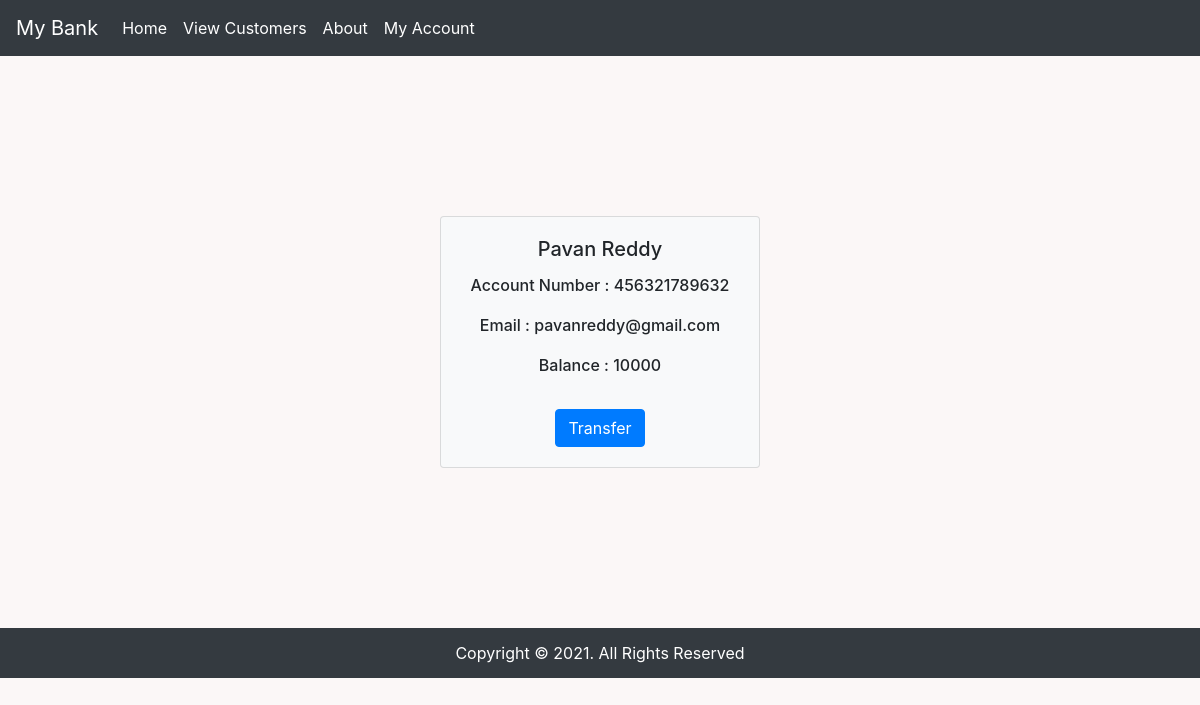
Screenshot of /Customers/1/showcustomer/ with the database file from the repository.
### Customers/models.py (models this page shows, shortened)
class CustomersDetails(models.Model):
    CustomerName = models.CharField(max_length=100)
    AccountNumber = models.BigIntegerField(max_length=17)
    CustomerMail = models.EmailField(max_length=100)
    Balance = models.PositiveIntegerField(default=10000)

### Customers/views.py (the view)
# urls.py: path('<int:customer_id>/showcustomer/',views.showcustomer,name='showcustomer'),
def showcustomer(request,customer_id):
    currentcustomer = getting_details_by_id(customer_id)
    return render(request,'Customers/showcustomer.html',{'curcustomer' : currentcustomer})

### Customers/views.py (called while the page is built)
def getting_details_by_id(customer_id):
    customers_obj = CustomersDetails.objects.all()
    return customers_obj[customer_id-1]

### Customers/templates/Customers/showcustomer.html (shortened to what this page needs)
{% extends 'Customers/index.html' %}
{% block content %}
    <div class="container content-height vertical-center">
        <div class="card text-center mx-auto bg-light" style="width: 20rem;">
            <div class="card-body">
                <div class="bold-text">
                    <h5 class="card-title">{{ curcustomer.CustomerName }}</h5>
                    <p class="card-text">Account Number : {{ curcustomer.AccountNumber }}</p>
                    <p class="card-text">Email : {{ curcustomer.CustomerMail }}</p>
                    <p class="card-text">Balance : {{ curcustomer.Balance }}</p>
                    <a href="{% url 'transfer' curcustomer.id %}" class="btn btn-primary mt-3">Transfer</a>
                </div>
            </div>
        </div>
    </div>
{% endblock %}

### Customers/static/Customers/styles.css (style rules this page uses)
body { background: #FBF7F7; }
.bold-text { font-weight: 500; }
h1,h2,h3,h4,h5,h6 { margin: 0; padding: 0; }
.vertical-center { padding: 10rem 0; }
.content-height { min-height: 33rem; }

### rows the page displays
CustomersDetails: CustomerName "Pavan Reddy", AccountNumber "456321789632", CustomerMail "pavanreddy@gmail.com", Balance "10000"
